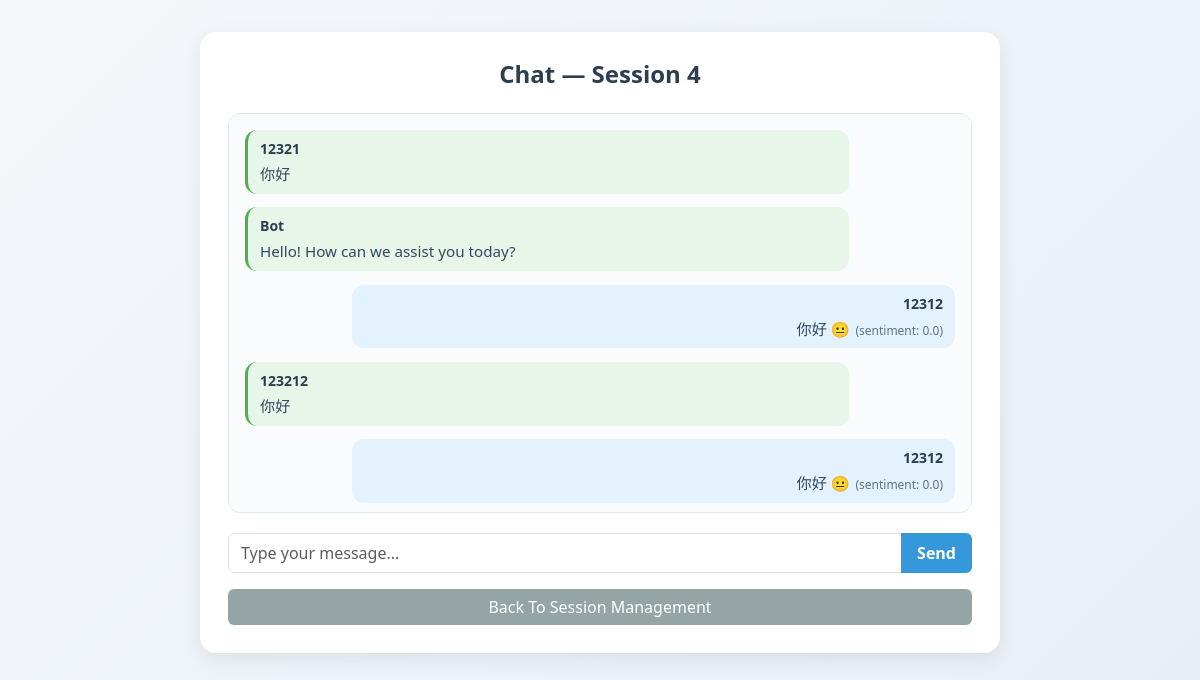
Screenshot of /chat/4 (signed in) with the database file from the repository.
### models.py (models this page shows, shortened)
class User(db.Model):
    __tablename__ = 'users'  # 显式指定表名（复数，避免歧义）
    id = db.Column(db.Integer, primary_key=True, autoincrement=True)
    username = db.Column(db.String(20), unique=True, nullable=False, comment='用户名（唯一）')
    password = db.Column(db.String(255), nullable=False, comment='加密后的密码')
    role = db.Column(db.String(10), nullable=False, default='user', comment='角色：admin/agent/user')
    email = db.Column(db.String(120), unique=True, nullable=True, comment='邮箱（可选，唯一）')
    phone = db.Column(db.String(11), unique=True, nullable=True, comment='手机号（可选，唯一）')
    real_name = db.Column(db.String(30), nullable=True, comment='真实姓名')
    avatar = db.Column(db.String(255), nullable=True, comment='头像URL')
    is_active = db.Column(db.Boolean, default=True, comment='是否激活（禁用/启用）')
    is_deleted = db.Column(db.Boolean, default=False, comment='软删除标记')
    created_at = db.Column(db.DateTime, default=lambda: datetime.now(UTC), comment='创建时间（UTC）')
    updated_at = db.Column(db.DateTime, default=lambda: datetime.now(UTC), onupdate=lambda: datetime.now(UTC),
                           comment='更新时间')
    last_login_at = db.Column(db.DateTime, nullable=True, comment='最后登录时间')
    initiated_chat_sessions = db.relationship(
        'ChatSession',
        foreign_keys='ChatSession.user_id',
        back_populates='initiator',
        lazy=True,
        cascade='all, delete-orphan'
    )
    handled_chat_sessions = db.relationship(
        'ChatSession',
        foreign_keys='ChatSession.agent_id',
        back_populates='handler',
        lazy=True,
        cascade='all, delete-orphan'
    )
    applied_appointments = db.relationship(
        'Appointment',
        foreign_keys='Appointment.user_id',
        back_populates='applicant',
        lazy=True
    )
    assigned_appointments = db.relationship(
        'Appointment',
        foreign_keys='Appointment.agent_id',
        back_populates='assigned_agent',
        lazy=True
    )
    friend_requests_sent = db.relationship(
        'FriendRelation',
        foreign_keys='FriendRelation.user_id',
        back_populates='user',
        lazy='dynamic',
        cascade='all, delete-orphan'
    )
    friend_requests_received = db.relationship(
        'FriendRelation',
        foreign_keys='FriendRelation.friend_id',
        back_populates='friend',
        lazy='dynamic',
        cascade='all, delete-orphan'
    )

class Message(db.Model):
    __tablename__ = 'messages'  # 复数表名
    id = db.Column(db.Integer, primary_key=True, autoincrement=True)
    session_id = db.Column(db.Integer, db.ForeignKey('chat_sessions.id'), nullable=False, comment='会话ID')
    sender_id = db.Column(db.Integer, db.ForeignKey('users.id'), nullable=False, comment='发送者ID')
    receiver_id = db.Column(db.Integer, db.ForeignKey('users.id'), nullable=True, comment='接收者ID')
    text = db.Column(db.Text, nullable=False, comment='消息内容')
    timestamp = db.Column(db.DateTime, default=lambda: datetime.now(UTC), comment='发送时间')
    sentiment = db.Column(db.Float, nullable=True, comment='情感分析得分（-1~1）')
    message_type = db.Column(db.String(10), default='text', comment='消息类型：text/image/file')
    is_read = db.Column(db.Boolean, default=False, comment='是否已读')
    file_url = db.Column(db.String(255), nullable=True, comment='文件/图片URL（非文本消息）')
    sender = db.relationship('User', foreign_keys=[sender_id], backref='sent_messages', lazy=True)
    receiver = db.relationship('User', foreign_keys=[receiver_id], backref='received_messages', lazy=True)

### routes.py (the view)
    @app.route('/chat/<int:session_id>')
    def chat(session_id):
        if 'user_id' not in session:
            return redirect(url_for('login'))
        chat_session = ChatSession.query.get(session_id)
        if not chat_session:
            flash('Chat session not found!', 'error')
            return redirect(url_for('session_management'))
        user_id = session['user_id']
        if not (chat_session.user_id == user_id or chat_session.agent_id == None):
            flash('You have no permission to access this session!', 'error')
            return redirect(url_for('session_management'))
        messages = Message.query.filter_by(session_id=session_id).order_by(Message.timestamp).all()
        return render_template('chat.html', session_id=session_id, messages=messages)

### templates/chat.html (shortened to what this page needs)
<!DOCTYPE html>
<html lang="en">
<head>
    <link href="https://cdn.jsdelivr.net/npm/bootstrap@5.3.0/dist/css/bootstrap.min.css" rel="stylesheet">
</head>
<body>
    <div class="container">
        <div class="chat-card">
            <h1>Chat — Session {{ session_id }}</h1>
            <div id="chat">
                {% for msg in messages %}
                    {% set sender_name = msg.sender.username if msg.sender else 'Bot' %}
                    {% set is_user = (sender_name == session.username) %}
                    {% set msg_class = 'message user' if is_user else 'message bot' if sender_name == 'Bot' or sender_name != session.username  %}
                    {% set emoji = '' %}
                    {% set sentiment_part = '' %}
                    {% if is_user %}
                        {% if msg.sentiment > 0.5 %}{% set emoji = ' 😊' %}
                        {% elif msg.sentiment > 0 %}{% set emoji = ' 🙂' %}
                        {% elif msg.sentiment < -0.5 %}{% set emoji = ' 😠' %}
                        {% elif msg.sentiment < 0 %}{% set emoji = ' 😔' %}
                        {% else %}{% set emoji = ' 😐' %}{% endif %}
                        {% set sentiment_part = '<span class="sentiment-badge">(sentiment: ' + msg.sentiment|string + ')</span>' %}
                    {% endif %}
                    <div class="{{ msg_class }}">
                        <div class="message-header">{{ sender_name }}</div>
                        <div class="message-content">{{ msg.text }}{{ emoji | safe }}{{ sentiment_part | safe }}</div>
                    </div>
                {% endfor %}
            </div>
            <div class="input-group">
                <input type="text" id="message" class="form-control" placeholder="Type your message..."
                       onkeyup="if(event.keyCode === 13) sendMessage();">
                <button class="btn btn-primary" onclick="sendMessage()">Send</button>
            </div>
            <a href="/session_management" class="btn btn-secondary w-100">Back To Session Management</a>
        </div>
    </div>
</body>
</html>

### templates/chat.html (style rules this page uses)
body { background: linear-gradient(135deg, #f5f7fa 0%, #e4edf5 100%); min-height: 100vh; padding-top: 2rem; padding-bottom: 2rem; }
.chat-card { background: #ffffff; border-radius: 16px; box-shadow: 0 6px 20px rgba(0, 0, 0, 0.08); padding: 1.75rem; max-width: 800px; margin: 0 auto; }
.chat-card h1 { font-weight: 600; color: #2c3e50; margin-bottom: 1.5rem; font-size: 1.5rem; text-align: center; }
#chat { height: 400px; overflow-y: auto; background-color: #f9fbfd; border-radius: 12px; padding: 1rem; margin-bottom: 1.25rem; border: 1px solid #e1e8f0; font-family: 'Segoe UI', system-ui, sans-serif; line-height: 1.5; }
.message { margin-bottom: 0.85rem; padding: 0.5rem 0.75rem; border-radius: 12px; max-width: 85%; word-wrap: break-word; }
.message.user { background-color: #e3f2fd; margin-left: auto; text-align: right; }
.message.bot { background-color: #e8f5e9; border-left: 3px solid #4caf50; }
.message-header { font-weight: 600; font-size: 0.875rem; margin-bottom: 0.25rem; color: #2c3e50; }
.message-content { font-size: 0.95rem; color: #34495e; }
.sentiment-badge { font-size: 0.75rem; opacity: 0.75; margin-left: 0.35rem; }
.input-group { max-width: 800px; margin: 0 auto; }
.btn-primary { background-color: #3498db; border: none; padding: 0.5rem 1rem; font-weight: 600; }
.btn-secondary { background-color: #95a5a6; border: none; margin-top: 1rem; }

### rows the page displays
Message: text "你好"
User: username "12321"
Message: sender_name "Bot", text "Hello! How can we assist you today?"
Message: text "你好", emoji "😐", sentiment_part "(sentiment: 0.0)"
User: username "12312"
Message: text "你好"
User: username "123212"
Message: text "你好", emoji "😐", sentiment_part "(sentiment: 0.0)"

### other values shown
{{ session_id }} "4"
